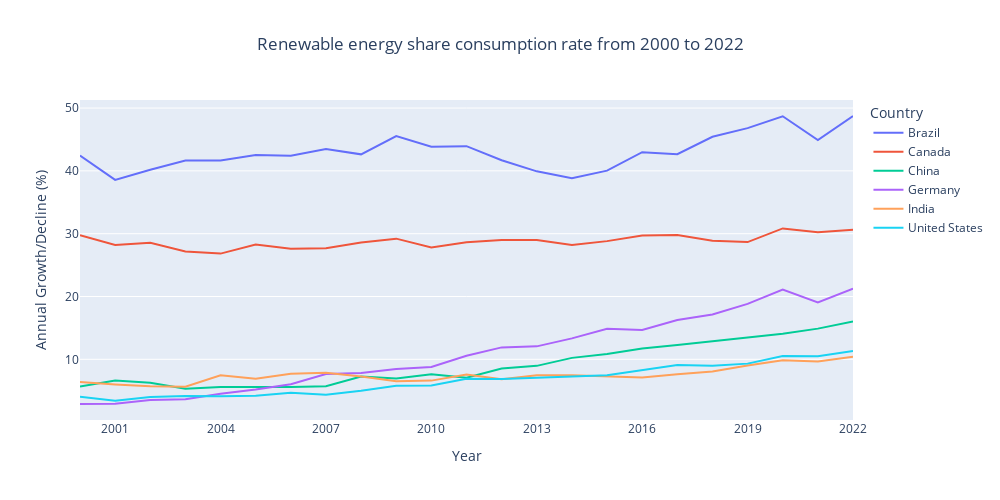

Source (notebook cell):
### Code cell
# Create a line plot for renewable energy generation trends
fig = px.line(plot_data, x='year', y='renewables_share_energy', color='country',
              title='Renewable energy share consumption rate from 2000 to 2022',
              labels={'renewables_share_energy': 'Annual Growth/Decline (%)', 'year': 'Year'})

# Customize the plot
fig.update_layout(title_x=0.5, width=1000, height=500, xaxis=dict(showgrid=False, dtick=3, range=[2000, 2022]), legend_title="Country")
fig.show()

### Figure 1 — Plotly figure (JSON) as saved in the notebook; plotly's stock layout.template omitted (floating-point values rounded to 4 significant figures)
{"data": [{"hovertemplate": "country=Brazil<br>Year=%{x}<br>Annual Growth/Decline (%)=%{y}<extra></extra>", "legendgroup": "Brazil", "line": {"color": "#636efa", "dash": "solid"}, "marker": {"symbol": "circle"}, "mode": "lines", "name": "Brazil", "orientation": "v", "showlegend": true, "type": "scatter", "x": [2000, 2001, 2002, 2003, 2004, 2005, 2006, 2007, 2008, 2009, 2010, 2011, 2012, 2013, 2014, 2015, 2016, 2017, 2018, 2019, 2020, 2021, 2022], "xaxis": "x", "y": [42.44, 38.57, 40.18, 41.65, 41.64, 42.51, 42.4, 43.48, 42.63, 45.54, 43.86, 43.94, 41.7, 39.93, 38.84, 40.03, 42.98, 42.65, 45.43, 46.81, 48.69, 44.91, 48.73], "yaxis": "y"}, {"hovertemplate": "country=Canada<br>Year=%{x}<br>Annual Growth/Decline (%)=%{y}<extra></extra>", "legendgroup": "Canada", "line": {"color": "#EF553B", "dash": "solid"}, "marker": {"symbol": "circle"}, "mode": "lines", "name": "Canada", "orientation": "v", "showlegend": true, "type": "scatter", "x": [2000, 2001, 2002, 2003, 2004, 2005, 2006, 2007, 2008, 2009, 2010, 2011, 2012, 2013, 2014, 2015, 2016, 2017, 2018, 2019, 2020, 2021, 2022], "xaxis": "x", "y": [29.77, 28.2, 28.55, 27.18, 26.83, 28.27, 27.62, 27.7, 28.59, 29.21, 27.81, 28.65, 29.0, 28.98, 28.2, 28.82, 29.7, 29.77, 28.89, 28.66, 30.84, 30.24, 30.62], "yaxis": "y"}, {"hovertemplate": "country=China<br>Year=%{x}<br>Annual Growth/Decline (%)=%{y}<extra></extra>", "legendgroup": "China", "line": {"color": "#00cc96", "dash": "solid"}, "marker": {"symbol": "circle"}, "mode": "lines", "name": "China", "orientation": "v", "showlegend": true, "type": "scatter", "x": [2000, 2001, 2002, 2003, 2004, 2005, 2006, 2007, 2008, 2009, 2010, 2011, 2012, 2013, 2014, 2015, 2016, 2017, 2018, 2019, 2020, 2021, 2022], "xaxis": "x", "y": [5.657, 6.619, 6.28, 5.301, 5.601, 5.554, 5.578, 5.719, 7.269, 6.936, 7.616, 7.084, 8.522, 8.958, 10.23, 10.83, 11.73, 12.29, 12.86, 13.44, 14.06, 14.89, 16.02], "yaxis": "y"}, {"hovertemplate": "country=Germany<br>Year=%{x}<br>Annual Growth/Decline (%)=%{y}<extra></extra>", "legendgroup": "Germany", "line": {"color": "#ab63fa", "dash": "solid"}, "marker": {"symbol": "circle"}, "mode": "lines", "name": "Germany", "orientation": "v", "showlegend": true, "type": "scatter", "x": [2000, 2001, 2002, 2003, 2004, 2005, 2006, 2007, 2008, 2009, 2010, 2011, 2012, 2013, 2014, 2015, 2016, 2017, 2018, 2019, 2020, 2021, 2022], "xaxis": "x", "y": [2.887, 2.941, 3.539, 3.642, 4.517, 5.208, 6.026, 7.654, 7.818, 8.454, 8.792, 10.57, 11.9, 12.06, 13.34, 14.88, 14.66, 16.25, 17.14, 18.82, 21.1, 19.05, 21.26], "yaxis": "y"}, {"hovertemplate": "country=India<br>Year=%{x}<br>Annual Growth/Decline (%)=%{y}<extra></extra>", "legendgroup": "India", "line": {"color": "#FFA15A", "dash": "solid"}, "marker": {"symbol": "circle"}, "mode": "lines", "name": "India", "orientation": "v", "showlegend": true, "type": "scatter", "x": [2000, 2001, 2002, 2003, 2004, 2005, 2006, 2007, 2008, 2009, 2010, 2011, 2012, 2013, 2014, 2015, 2016, 2017, 2018, 2019, 2020, 2021, 2022], "xaxis": "x", "y": [6.376, 5.993, 5.732, 5.624, 7.461, 6.894, 7.706, 7.856, 7.257, 6.492, 6.609, 7.575, 6.83, 7.454, 7.481, 7.282, 7.096, 7.605, 8.069, 9.015, 9.864, 9.654, 10.4], "yaxis": "y"}, {"hovertemplate": "country=United States<br>Year=%{x}<br>Annual Growth/Decline (%)=%{y}<extra></extra>", "legendgroup": "United States", "line": {"color": "#19d3f3", "dash": "solid"}, "marker": {"symbol": "circle"}, "mode": "lines", "name": "United States", "orientation": "v", "showlegend": true, "type": "scatter", "x": [2000, 2001, 2002, 2003, 2004, 2005, 2006, 2007, 2008, 2009, 2010, 2011, 2012, 2013, 2014, 2015, 2016, 2017, 2018, 2019, 2020, 2021, 2022], "xaxis": "x", "y": [4.027, 3.421, 4.016, 4.18, 4.102, 4.219, 4.679, 4.373, 5.005, 5.8, 5.841, 6.897, 6.886, 7.135, 7.263, 7.469, 8.285, 9.082, 8.964, 9.314, 10.53, 10.51, 11.32], "yaxis": "y"}], "layout": {"height": 500, "legend": {"title": {"text": "Country"}, "tracegroupgap": 0}, "title": {"text": "Renewable energy share consumption rate from 2000 to 2022", "x": 0.5}, "width": 1000, "xaxis": {"anchor": "y", "domain": [0, 1], "dtick": 3, "range": [2000, 2022], "showgrid": false, "title": {"text": "Year"}}, "yaxis": {"anchor": "x", "domain": [0, 1], "title": {"text": "Annual Growth/Decline (%)"}}}}
